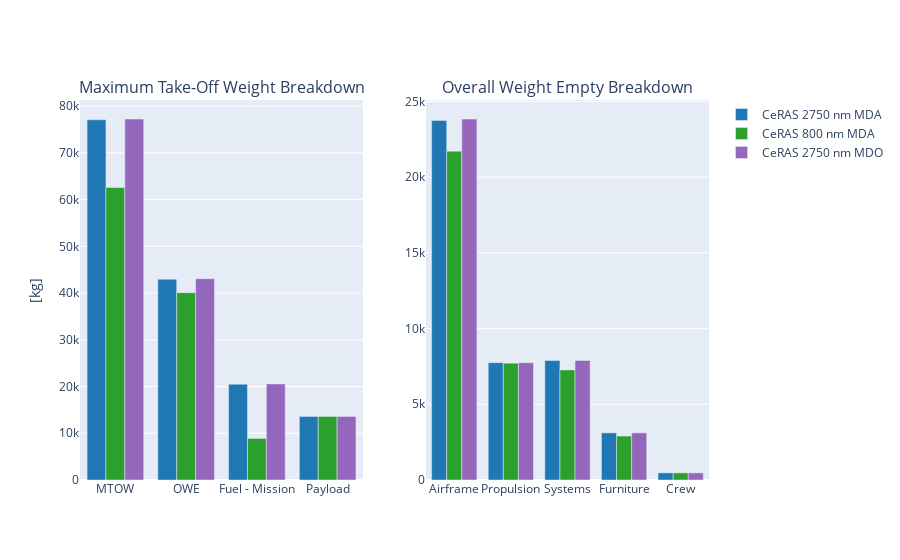

Notebook code for this chart:
### Markdown cell above
This second mass breakdown plot provides less detail but enables to compare designs.

### Code cell
fig = mass_breakdown_bar_plot(CeRAS_2750nm_MDA_OUTPUT_FILE, name='CeRAS 2750 nm MDA')
fig = mass_breakdown_bar_plot(CeRAS_800nm_MDA_OUTPUT_FILE, name='CeRAS 800 nm MDA', fig=fig)
fig = mass_breakdown_bar_plot(CeRAS_2750nm_MDO_OUTPUT_FILE, name='CeRAS 2750 nm MDO', fig=fig)
fig.show()

### Figure 1 — Plotly figure (JSON) as saved in the notebook; plotly's stock layout.template omitted (floating-point values rounded to 4 significant figures)
{"data": [{"marker": {"color": "rgb(31, 119, 180)"}, "name": "", "showlegend": false, "type": "bar", "x": ["MTOW", "OWE", "Fuel - Mission", "Payload"], "xaxis": "x", "y": [77070.0, 42960.0, 20500.0, 13608], "yaxis": "y"}, {"marker": {"color": "rgb(31, 119, 180)"}, "name": "CeRAS 2750 nm MDA", "type": "bar", "x": ["Airframe", "Propulsion", "Systems", "Furniture", "Crew"], "xaxis": "x2", "y": [23740.0, 7748.0, 7890.0, 3112.0, 470], "yaxis": "y2"}, {"marker": {"color": "rgb(44, 160, 44)"}, "name": "", "showlegend": false, "type": "bar", "x": ["MTOW", "OWE", "Fuel - Mission", "Payload"], "xaxis": "x", "y": [62580.0, 40070.0, 8896.0, 13608], "yaxis": "y"}, {"marker": {"color": "rgb(44, 160, 44)"}, "name": "CeRAS 800 nm MDA", "type": "bar", "x": ["Airframe", "Propulsion", "Systems", "Furniture", "Crew"], "xaxis": "x2", "y": [21710.0, 7716.0, 7271.0, 2902.0, 470], "yaxis": "y2"}, {"marker": {"color": "rgb(148, 103, 189)"}, "name": "", "showlegend": false, "type": "bar", "x": ["MTOW", "OWE", "Fuel - Mission", "Payload"], "xaxis": "x", "y": [77240.0, 43060.0, 20560.0, 13608], "yaxis": "y"}, {"marker": {"color": "rgb(148, 103, 189)"}, "name": "CeRAS 2750 nm MDO", "type": "bar", "x": ["Airframe", "Propulsion", "Systems", "Furniture", "Crew"], "xaxis": "x2", "y": [23840.0, 7749.0, 7892.0, 3112.0, 470], "yaxis": "y2"}], "layout": {"annotations": [{"font": {"size": 16}, "showarrow": false, "text": "Maximum Take-Off Weight Breakdown", "x": 0.225, "xanchor": "center", "xref": "paper", "y": 1, "yanchor": "bottom", "yref": "paper"}, {"font": {"size": 16}, "showarrow": false, "text": "Overall Weight Empty Breakdown", "x": 0.775, "xanchor": "center", "xref": "paper", "y": 1, "yanchor": "bottom", "yref": "paper"}], "xaxis": {"anchor": "y", "domain": [0, 0.45]}, "xaxis2": {"anchor": "y2", "domain": [0.55, 1]}, "yaxis": {"anchor": "x", "domain": [0, 1], "title": {"text": "[kg]"}}, "yaxis2": {"anchor": "x2", "domain": [0, 1]}}}
